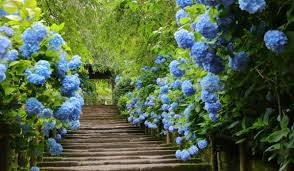
#> input picture flower2.jpeg, 294 x 171 px
$ python transformation.py
#> lines starting #> are read from the running program, lines starting #| are printed output that depends on the picture
import cv2
import matplotlib
matplotlib.use('TkAgg')
import matplotlib.pyplot as plt

image = cv2.imread('flower2.jpeg')
#> image is the input picture: shape (171, 294, 3); mean B, G, R 68.5, 100.3, 81.3
resized_image = cv2.resize(image, (180, 180))
rotated_image = cv2.rotate(image, cv2.ROTATE_90_CLOCKWISE)
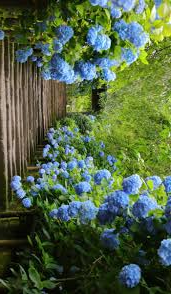
#> rotated_image: shape (294, 171, 3); mean B, G, R 68.5, 100.3, 81.3
anti_rotated_image = cv2.rotate(image, cv2.ROTATE_90_COUNTERCLOCKWISE)
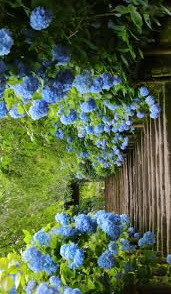
#> anti_rotated_image: shape (294, 171, 3); mean B, G, R 68.5, 100.3, 81.3
flipped_horizontal = cv2.flip(image, 1)
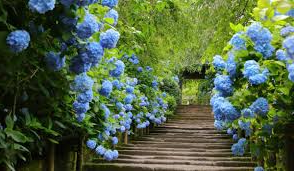
#> flipped_horizontal: shape (171, 294, 3); mean B, G, R 68.5, 100.3, 81.3
flipped_vertical = cv2.flip(image, 0)
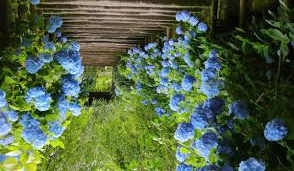
#> flipped_vertical: shape (171, 294, 3); mean B, G, R 68.5, 100.3, 81.3
grayscale_image = cv2.cvtColor(image, cv2.COLOR_BGR2GRAY)
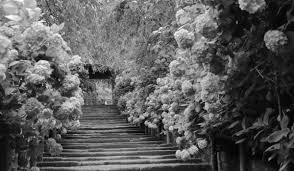
#> grayscale_image: shape (171, 294); min 0, max 254, mean 91
blurred_image = cv2.GaussianBlur(image, (15, 15), 5)
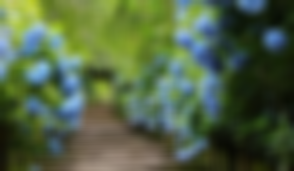
#> blurred_image: shape (171, 294, 3); mean B, G, R 68.5, 100.3, 81.3
cv2.waitKey(0)
cv2.destroyAllWindows()

plt.figure(figsize=(12, 8))

plt.subplot(241)
plt.title('Original Image')
plt.imshow(cv2.cvtColor(image, cv2.COLOR_BGR2RGB))
plt.axis('off')

plt.subplot(242)
plt.title('Resized Image')
plt.imshow(cv2.cvtColor(resized_image, cv2.COLOR_BGR2RGB))
plt.axis('off')

plt.subplot(243)
plt.title('Rotated Image')
plt.imshow(cv2.cvtColor(rotated_image, cv2.COLOR_BGR2RGB))
plt.axis('off')

plt.subplot(244)
plt.title('Anti-Rotated Image')
plt.imshow(cv2.cvtColor(anti_rotated_image, cv2.COLOR_BGR2RGB))
plt.axis('off')

plt.subplot(245)
plt.title('Horizontally Flipped Image')
plt.imshow(cv2.cvtColor(flipped_horizontal, cv2.COLOR_BGR2RGB))
plt.axis('off')

plt.subplot(246)
plt.title('Vertically Flipped Image')
plt.imshow(cv2.cvtColor(flipped_vertical, cv2.COLOR_BGR2RGB))
plt.axis('off')

plt.subplot(247)
plt.title('Grayscale Image')
plt.imshow(grayscale_image, cmap='gray')
plt.axis('off')

plt.subplot(248)
plt.title('Blurred Image')
plt.imshow(cv2.cvtColor(blurred_image, cv2.COLOR_BGR2RGB))
plt.axis('off')

plt.tight_layout
plt.show()
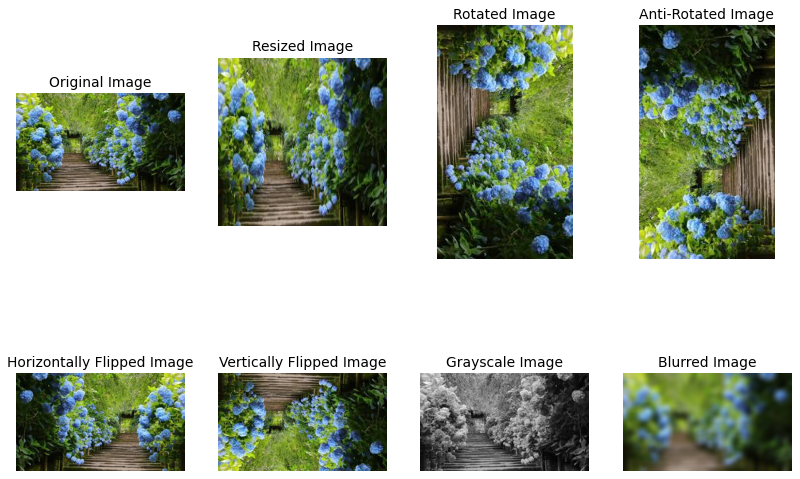
#> figure drawn by matplotlib, 8 panels

$ run again, with flower3.jpeg copied over flower2.jpeg
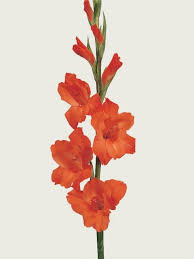
#> input picture flower3.jpeg, 194 x 259 px
#> image is the input picture: shape (259, 194, 3); mean B, G, R 194.9, 206.5, 227.3
#> `anti_rotated_image = cv2.rotate(image, cv2.ROTATE_90_COUNTERCLOCKWISE)`:
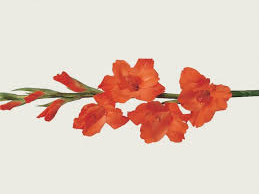
#> anti_rotated_image: shape (194, 259, 3); mean B, G, R 194.9, 206.5, 227.3
#> `blurred_image = cv2.GaussianBlur(image, (15, 15), 5)`:
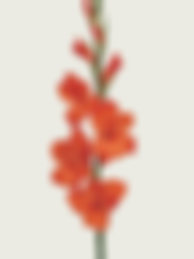
#> blurred_image: shape (259, 194, 3); mean B, G, R 194.9, 206.5, 227.3

$ run again, with flower4.jpeg copied over flower2.jpeg
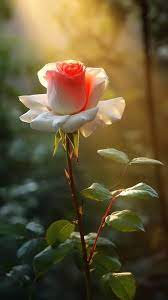
#> input picture flower4.jpeg, 168 x 300 px
#> image is the input picture: shape (300, 168, 3); mean B, G, R 53, 86, 100.2
#> `grayscale_image = cv2.cvtColor(image, cv2.COLOR_BGR2GRAY)`:
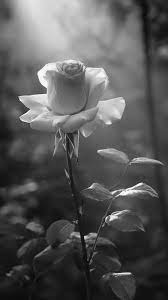
#> grayscale_image: shape (300, 168); min 4, max 254, mean 86.5
#> `blurred_image = cv2.GaussianBlur(image, (15, 15), 5)`:
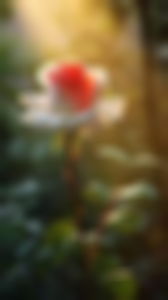
#> blurred_image: shape (300, 168, 3); mean B, G, R 53, 86, 100.2

$ run again, with flower5.jpeg copied over flower2.jpeg
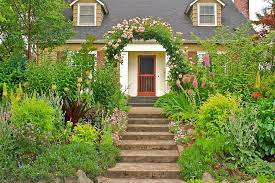
#> input picture flower5.jpeg, 275 x 183 px
#> image is the input picture: shape (183, 275, 3); mean B, G, R 73.6, 131.7, 120.6
#> `blurred_image = cv2.GaussianBlur(image, (15, 15), 5)`:
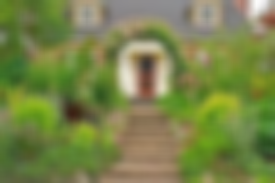
#> blurred_image: shape (183, 275, 3); mean B, G, R 73.6, 131.6, 120.5
